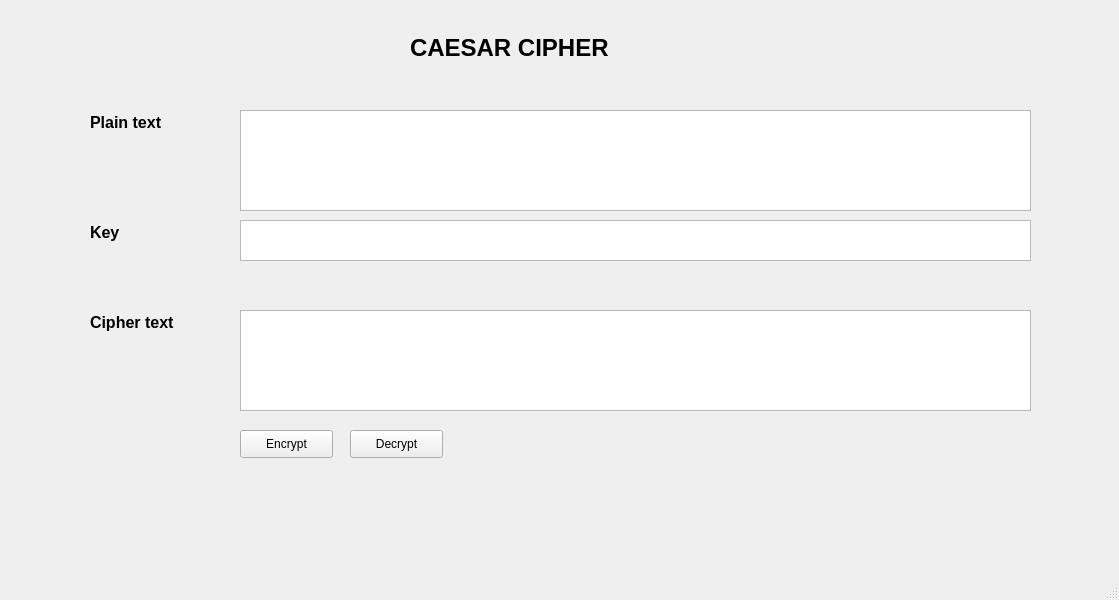
<?xml version="1.0" encoding="UTF-8"?>
<ui version="4.0">
 <class>MainWindow</class>
 <widget class="QMainWindow" name="MainWindow">
  <property name="geometry">
   <rect>
    <x>0</x>
    <y>0</y>
    <width>1119</width>
    <height>600</height>
   </rect>
  </property>
  <property name="windowTitle">
   <string>MainWindow</string>
  </property>
  <widget class="QWidget" name="centralwidget">
   <widget class="QLabel" name="title">
    <property name="geometry">
     <rect>
      <x>410</x>
      <y>30</y>
      <width>249</width>
      <height>36</height>
     </rect>
    </property>
    <property name="font">
     <font>
      <pointsize>18</pointsize>
      <weight>75</weight>
      <bold>true</bold>
     </font>
    </property>
    <property name="text">
     <string>CAESAR CIPHER</string>
    </property>
   </widget>
   <widget class="QLabel" name="label_plaintext">
    <property name="geometry">
     <rect>
      <x>90</x>
      <y>110</y>
      <width>96</width>
      <height>24</height>
     </rect>
    </property>
    <property name="font">
     <font>
      <pointsize>12</pointsize>
      <weight>75</weight>
      <bold>true</bold>
     </font>
    </property>
    <property name="text">
     <string>Plain text</string>
    </property>
   </widget>
   <widget class="QTextEdit" name="txt_plain_text">
    <property name="geometry">
     <rect>
      <x>240</x>
      <y>110</y>
      <width>791</width>
      <height>101</height>
     </rect>
    </property>
   </widget>
   <widget class="QLabel" name="label_key">
    <property name="geometry">
     <rect>
      <x>90</x>
      <y>220</y>
      <width>38</width>
      <height>24</height>
     </rect>
    </property>
    <property name="font">
     <font>
      <pointsize>12</pointsize>
      <weight>75</weight>
      <bold>true</bold>
     </font>
    </property>
    <property name="text">
     <string>Key</string>
    </property>
   </widget>
   <widget class="QLabel" name="label_ciphertext">
    <property name="geometry">
     <rect>
      <x>90</x>
      <y>310</y>
      <width>112</width>
      <height>24</height>
     </rect>
    </property>
    <property name="font">
     <font>
      <pointsize>12</pointsize>
      <weight>75</weight>
      <bold>true</bold>
     </font>
    </property>
    <property name="text">
     <string>Cipher text</string>
    </property>
   </widget>
   <widget class="QTextEdit" name="txt_cipher_text">
    <property name="geometry">
     <rect>
      <x>240</x>
      <y>310</y>
      <width>791</width>
      <height>101</height>
     </rect>
    </property>
   </widget>
   <widget class="QTextEdit" name="txt_key">
    <property name="geometry">
     <rect>
      <x>240</x>
      <y>220</y>
      <width>791</width>
      <height>41</height>
     </rect>
    </property>
   </widget>
   <widget class="QPushButton" name="btn_encrypt">
    <property name="geometry">
     <rect>
      <x>240</x>
      <y>430</y>
      <width>93</width>
      <height>28</height>
     </rect>
    </property>
    <property name="text">
     <string>Encrypt</string>
    </property>
   </widget>
   <widget class="QPushButton" name="btn_decrypt">
    <property name="geometry">
     <rect>
      <x>350</x>
      <y>430</y>
      <width>93</width>
      <height>28</height>
     </rect>
    </property>
    <property name="text">
     <string>Decrypt</string>
    </property>
   </widget>
  </widget>
  <widget class="QMenuBar" name="menubar">
   <property name="geometry">
    <rect>
     <x>0</x>
     <y>0</y>
     <width>1119</width>
     <height>26</height>
    </rect>
   </property>
  </widget>
  <widget class="QStatusBar" name="statusbar"/>
 </widget>
 <resources/>
 <connections/>
</ui>
